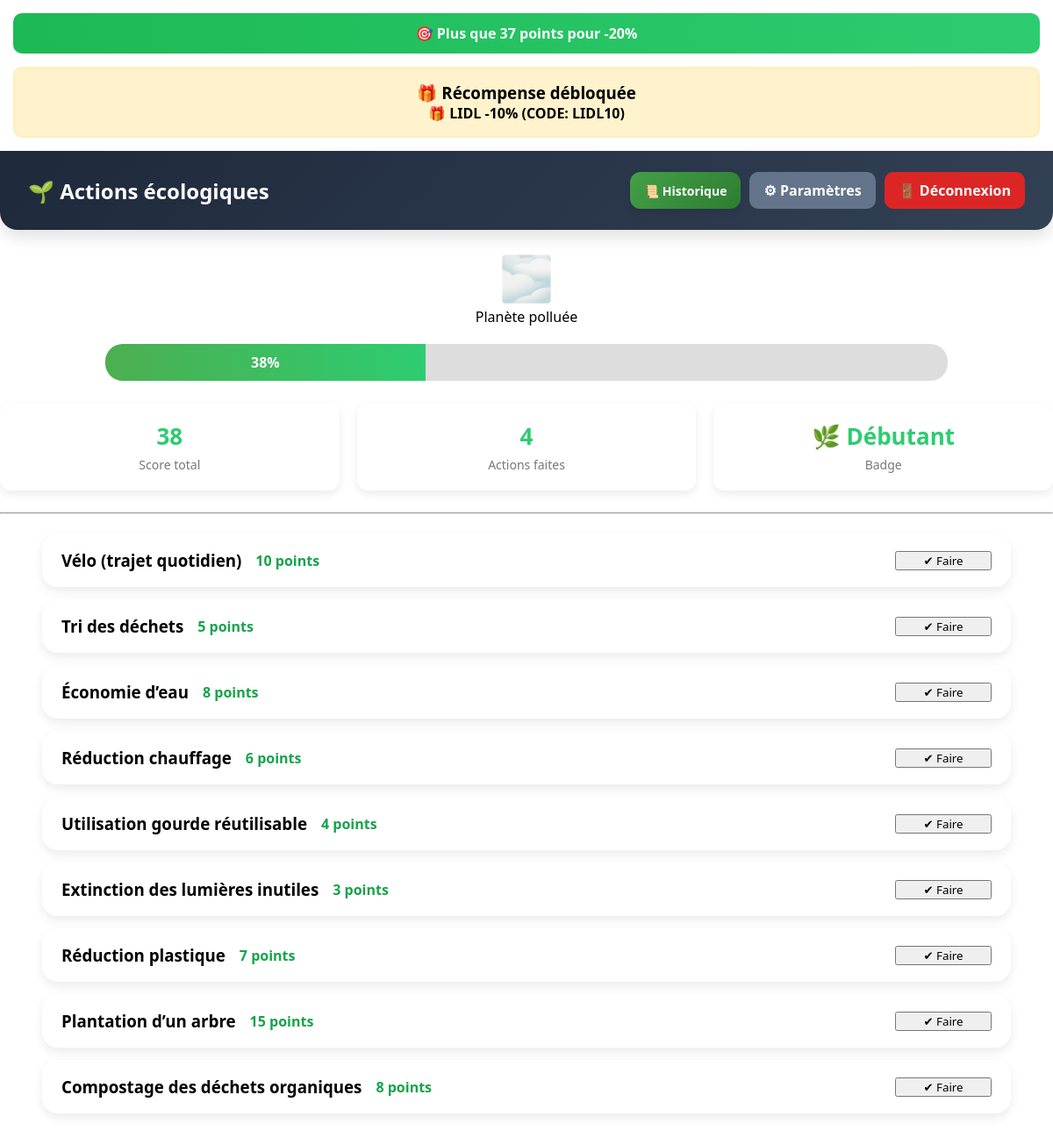
Screenshot of /actions (signed in) with the database file from the repository.
### models.py (models this page shows)
class Action(db.Model):
    id = db.Column(db.Integer, primary_key=True)
    name = db.Column(db.String(100), nullable=False)
    points = db.Column(db.Integer, nullable=False)

### app.py (the view)
@app.get("/actions")
@login_required
def actions_page():
    user_id = session.get("user_id")
    actions = Action.query.all()
    historiques = Historique.query.filter_by(user_id=user_id).all()
    score_total = 0
    for h in historiques:
        action = db.session.get(Action, h.action_id)
        if action:
            score_total += action.points
    nb_actions_faites = len(historiques)
    progress = min(score_total, 100)
    if score_total < 50:
        planet = "🌫️"
        planet_text = "Planète polluée"
    elif score_total < 100:
        planet = "🌿"
        planet_text = "Planète en amélioration"
        planet_text = "Planète en amélioration"
    else:
        planet = "🌳"
        planet_text = "Planète en pleine santé"
    notification = None
    gift = None
    if score_total >= 100:
        gift = "🎁 CARREFOUR -15% (CODE: CARREFOUR15)"
        notification = "🎉 Bravo ! Toutes les récompenses sont débloquées"
    elif score_total >= 75:
        gift = "🎁 -20% réduction (CODE: GREEN20)"
        notification = f"🔥 Plus que {100 - score_total} points pour Carrefour -15%"
    elif score_total >= 25:
        gift = "🎁 LIDL -10% (CODE: LIDL10)"
        notification = f"🎯 Plus que {75 - score_total} points pour -20%"
    else:
        notification = f"🚀 Plus que {25 - score_total} points pour débloquer Lidl -10%"
    if score_total >= 100:
        badge = "🌳 Héros écologique"
    elif score_total >= 75:
        badge = "🌱 Expert vert"
    else:
        badge = "🌿 Débutant"
    return render_template(
      "actions.html",
       actions=actions,
       score_total=score_total,
       nb_actions_faites=nb_actions_faites,
       badge=badge,
       notification=notification,
       gift=gift,
       planet=planet,
       planet_text=planet_text,
       progress=progress
    )

### app.py (called while the page is built)
def login_required(f):
    @wraps(f)
    def wrapper(*args, **kwargs):
        if "user_id" not in session:
            return redirect(url_for("login_page"))
        return f(*args, **kwargs)
    return wrapper

### templates/actions.html (shortened to what this page needs)
{% extends "base.html" %}
{% block content %}
{% if notification %}
<div class="notification-banner">
    {{ notification }}
</div>
{% endif %}
{% if gift %}
<div class="gift-box">
    <h3>🎁 Récompense débloquée</h3>
    <p>{{ gift }}</p>
</div>
{% endif %}
<div class="top-bar">
    <h2>🌱 Actions écologiques</h2>
    <div class="nav-buttons">
        <a href="{{ url_for('historique_page') }}" class="btn-historique">
            📜 Historique
        </a>
        <a href="/settings" class="btn btn-gray">⚙ Paramètres</a>
        <a href="/logout" class="btn btn-red">🚪 Déconnexion</a>
    </div>
</div>
<div style="text-align:center; margin:20px;">
    <h1 style="font-size:50px;">{{ planet }}</h1>
    <p>{{ planet_text }}</p>
</div>
<div style="width:80%; margin:20px auto;">
    <div style="background:#ddd; border-radius:20px; overflow:hidden;">
        <div style="
            width:{{ progress }}%;
            background:linear-gradient(90deg, #4CAF50, #2ecc71);
            color:white;
            padding:10px;
            text-align:center;
            font-weight:bold;">
            {{ progress }}%
        </div>
    </div>
</div>
<div class="stats-row">
    <div class="stat-card">
        <span class="stat-number">{{ score_total }}</span>
        <span class="stat-label">Score total</span>
    </div>
    <div class="stat-card">
        <span class="stat-number">{{ nb_actions_faites }}</span>
        <span class="stat-label">Actions faites</span>
    </div>
    <div class="stat-card">
        <span class="stat-number">{{ badge }}</span>
        <span class="stat-label">Badge</span>
    </div>
</div>
<hr>
<div class="actions-container">
    {% for action in actions %}
        <div class="action-card" onclick="animateCard(this)">
            <div class="action-left">
                <h3>{{ action.name }}</h3>
                <p class="points">{{ action.points }} points</p>
            </div>
            <form method="POST" action="/actions/do/{{ action.id }}">
                <button type="submit" class="btn-action">✔ Faire</button>
            </form>
        </div>
    {% endfor %}
</div>
{% endblock %}

### static/style.css (style rules this page uses)
* { margin: 0; padding: 0; box-sizing: border-box; font-family: "Segoe UI", Arial, sans-serif; }
body { min-height: 100vh; }
.top-bar { background: linear-gradient(135deg, #1e293b, #334155); color: white; padding: 24px 32px; border-radius: 0 0 20px 20px; display: flex; justify-content: space-between; align-items: center; gap: 20px; box-shadow: 0 8px 18px rgba(0, 0, 0, 0.12); }
.nav-buttons { display: flex; gap: 10px; flex-wrap: wrap; }
.stats-row { display: flex; justify-content: space-between; gap: 20px; margin: 25px 0; }
.stat-card { flex: 1; background: white; padding: 20px; border-radius: 12px; text-align: center; box-shadow: 0 4px 10px rgba(0,0,0,0.08); display: flex; flex-direction: column; justify-content: center; align-items: center; }
.stat-number { font-size: 26px; font-weight: bold; margin-bottom: 5px; color: #2ecc71; }
.stat-label { font-size: 14px; color: #777; }
.actions-container { width: 92%; margin: 22px auto 28px auto; }
.action-card { background: white; border-radius: 18px; padding: 18px 22px; margin-bottom: 14px; display: flex; justify-content: space-between; align-items: center; box-shadow: 0 5px 12px rgba(0, 0, 0, 0.08); transition: transform 0.15s ease, box-shadow 0.15s ease; }
.action-left { display: flex; align-items: center; gap: 16px; }
.points { color: #16a34a; font-weight: 700; }
.btn { display: inline-block; border: none; border-radius: 10px; padding: 10px 16px; text-decoration: none; color: white; font-weight: 700; cursor: pointer; transition: transform 0.15s ease, opacity 0.2s ease, background 0.2s ease; }
.btn-gray { background: #64748b; }
.btn-red { background: #dc2626; }
.btn-action { min-width: 110px; animation: pulseBtn 1.8s infinite; }
.notification-banner { background: linear-gradient(90deg, #1db954, #2ecc71); color: white; padding: 12px; margin: 15px; border-radius: 10px; text-align: center; font-weight: bold; }
.gift-box { background: #fff3cd; border: 2px solid #ffeeba; padding: 15px; margin: 15px; border-radius: 10px; text-align: center; font-weight: bold; }
.btn-historique { display: inline-flex; align-items: center; gap: 8px; background: linear-gradient(135deg, #43a047, #2e7d32); color: white; text-decoration: none; padding: 10px 16px; border-radius: 12px; font-weight: 600; font-size: 14px; box-shadow: 0 4px 10px rgba(0,0,0,0.1); transition: all 0.25s ease; }

### rows the page displays
Action: name "Vélo (trajet quotidien)", points "10"
Action: name "Tri des déchets", points "5"
Action: name "Économie d’eau", points "8"
Action: name "Réduction chauffage", points "6"
Action: name "Utilisation gourde réutilisable", points "4"
Action: name "Extinction des lumières inutiles", points "3"
Action: name "Réduction plastique", points "7"
Action: name "Plantation d’un arbre", points "15"
Action: name "Compostage des déchets organiques", points "8"

### other values shown
{{ notification }} "🎯 Plus que 37 points pour -20%"
{{ gift }} "🎁 LIDL -10% (CODE: LIDL10)"
{{ planet }} "🌫️"
{{ planet_text }} "Planète polluée"
{{ progress }} "38"
{{ score_total }} "38"
{{ nb_actions_faites }} "4"
{{ badge }} "🌿 Débutant"
